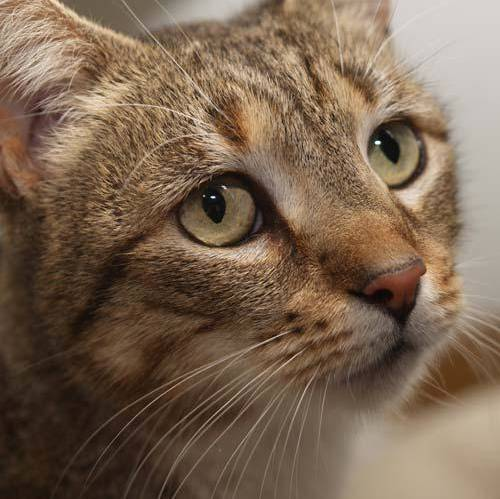
#> input picture cat.jpg, 500 x 499 px
$ python otsu_and_riddler..py --image ../cat.jpg   (older library calls are emulated)
#> lines starting #> are read from the running program, lines starting #| are printed output that depends on the picture; after the words box and inside, x2 and y2 are one past the last pixel; in counts of white or black regions, pixels touching at a corner belong together
from __future__ import print_function

import argparse

import cv2
import mahotas
import numpy as np

ap = argparse.ArgumentParser()
ap.add_argument("-i", "--image", required=True, help="Path to the image")
args = vars(ap.parse_args())

image = cv2.imread(args["image"])
#> image is the input picture: shape (499, 500, 3); mean B, G, R 81.1, 100.7, 122.3
image = cv2.cvtColor(image, cv2.COLOR_BGR2GRAY)
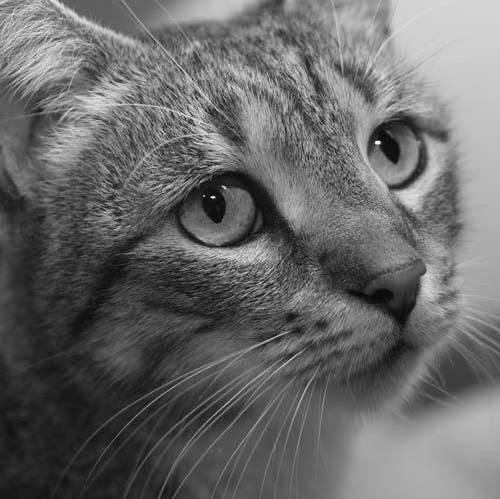
#> image: shape (499, 500); min 0, max 254, mean 104.9
blurred = cv2.GaussianBlur(image, (5, 5), 0)
cv2.imshow("Image", image)

T = mahotas.thresholding.otsu(blurred)
#> T = 111
print("Otsu’s threshold: {}".format(T))
#| Otsu’s threshold: 111
thresh = image.copy()
print(thresh)
#> (printed output is left out)
thresh[thresh > T] = 255
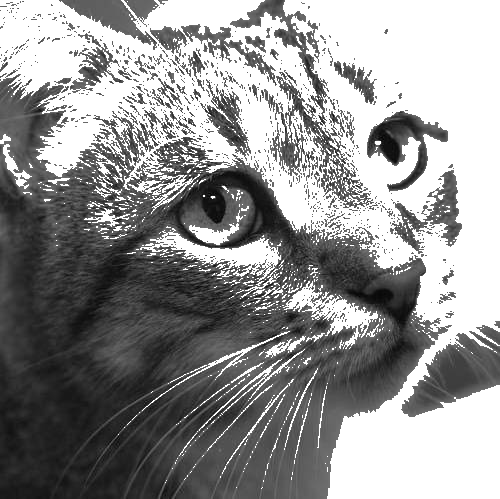
#> thresh: shape (499, 500); min 0, max 255, mean 147.2
thresh[thresh < 255] = 0
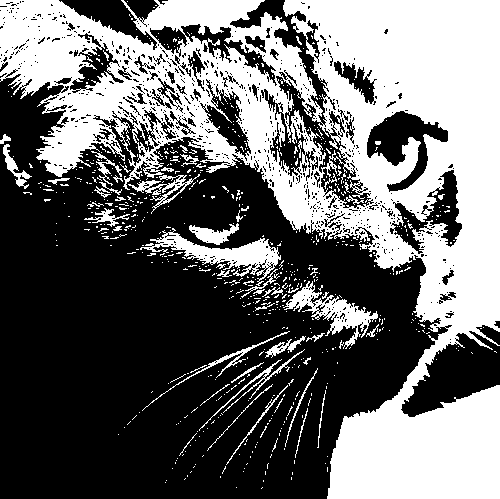
#> thresh: shape (499, 500); 42.2% white; 693 white regions (637 under 20 px), largest, box (x1, y1, x2, y2) and area: (0, 0, 500, 499) 94014, (140, 228, 281, 286) 2288, (283, 281, 378, 349) 1765
thresh = cv2.bitwise_not(thresh)
cv2.imshow("Otsu", thresh)

#> (the run stopped early here; a loop or call above may not have finished)
